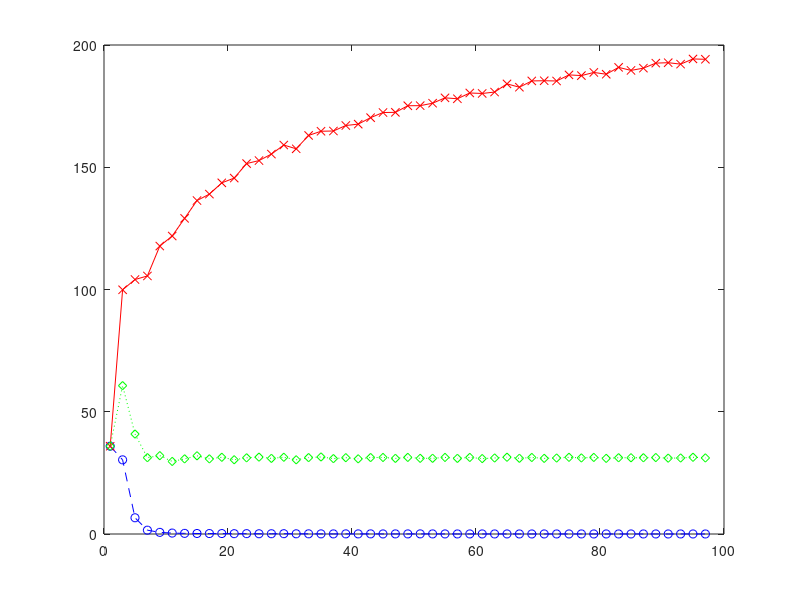

Write MATLAB code to recreate this figure.
x=[35.900000000000794 , 35.900000000000794 , 35.900000000000794 ; ...
30.3334328358209 , 99.89004975124435 , 60.66570480928711 ; ...
6.642885572139429 , 104.08388059701483 , 40.882567164179214 ; ...
1.5642786069650865 , 105.53980099502438 , 31.229481165600564 ; ...
0.6701492537313437 , 117.77044776119352 , 32.036362631288 ; ...
0.3817910447761232 , 121.87502487562143 , 29.67799185888742 ; ...
0.2598009950248779 , 129.09273631840716 , 30.731465748182178 ; ...
0.2101492537313449 , 136.38228855721226 , 31.977724709784315 ; ...
0.18646766169154408 , 139.01114427860614 , 30.72999122036879 ; ...
0.18766169154229015 , 143.62716417910363 , 31.378811207122215 ; ...
0.1336318407960209 , 145.57014925373002 , 30.366344468135598 ; ...
0.14358208955223994 , 151.51223880596962 , 31.157983993078066 ; ...
0.10318407960199077 , 152.72756218905286 , 31.443856716417887 ; ...
0.10895522388059799 , 155.38039800994906 , 30.925144647134733 ; ...
0.1270646766169166 , 159.08577114427666 , 31.38934294047006 ; ...
0.08358208955223935 , 157.5445771144257 , 30.346332851869537 ; ...
0.07522388059701533 , 163.0107462686558 , 31.24856927483799 ; ...
0.05402985074626893 , 164.72457711442635 , 31.512469083155693 ; ...
0.04318407960199019 , 164.82487562189016 , 30.83553045582898 ; ...
0.05621890547263713 , 167.07383084577017 , 31.214190585534013 ; ...
0.04616915422885584 , 167.63482587064547 , 30.746431258342216 ; ...
0.052537313432836144 , 170.28348258706342 , 31.27472174013641 ; ...
0.03263681592039804 , 172.3840796019896 , 31.304404643449452 ; ...
0.04238805970149264 , 172.4563184079586 , 30.928218482057733 ; ...
0.040099502487562354 , 175.1563184079595 , 31.334793380038754 ; ...
0.050945273631841065 , 175.1959203980088 , 30.948005072675937 ; ...
0.036119402985074746 , 176.18905472636794 , 30.957035576832915 ; ...
0.03402985074626875 , 178.3875621890539 , 31.319061058344584 ; ...
0.02049751243781092 , 178.0238805970132 , 30.924116260801394 ; ...
0.02895522388059706 , 180.37820895522356 , 31.318667678556263 ; ...
0.027164179104477687 , 180.17791044776087 , 30.83721882391329 ; ...
0.022686567164179085 , 180.75333333333242 , 31.09348337676686 ; ...
0.02875621890547269 , 184.0979104477617 , 31.399265212399555 ; ...
0.017412935323383068 , 182.73333333333332 , 30.961000965322636 ; ...
0.016119402985074596 , 185.31034825870708 , 31.29919821183944 ; ...
0.02378109452736317 , 185.38467661691513 , 30.936417910447716 ; ...
0.0169154228855721 , 185.28527363184136 , 31.07420023171812 ; ...
0.020796019900497488 , 187.77850746268683 , 31.36476019900479 ; ...
0.02407960199004976 , 187.48656716417761 , 31.112990889707177 ; ...
0.01880597014925368 , 188.77721393034818 , 31.32504943636254 ; ...
0.02159203980099499 , 188.0439800995017 , 30.936948590381434 ; ...
0.016517412935323356 , 190.85283582089554 , 31.192254390697112 ; ...
0.019800995024875576 , 189.61263681592075 , 31.186101258413814 ; ...
0.01582089552238802 , 190.53343283582214 , 31.186904557671536 ; ...
0.018507462686567125 , 192.58805970149248 , 31.265516239029576 ; ...
0.012338308457711427 , 192.76457711442782 , 31.023207041714453 ; ...
0.0161194029850746 , 192.17990049751242 , 31.08918846627082 ; ...
0.01800995024875618 , 194.29601990049832 , 31.37995496203203 ; ...
0.010447761194029839 , 194.15671641791084 , 31.114837154433943 ...
];

y=[0.01 ; ...
0.03 ; ...
0.05 ; ...
0.07 ; ...
0.09 ; ...
0.11 ; ...
0.13 ; ...
0.15 ; ...
0.17 ; ...
0.19 ; ...
0.21 ; ...
0.23 ; ...
0.25 ; ...
0.27 ; ...
0.29 ; ...
0.31 ; ...
0.33 ; ...
0.35 ; ...
0.37 ; ...
0.39 ; ...
0.41 ; ...
0.43 ; ...
0.45 ; ...
0.47 ; ...
0.49 ; ...
0.51 ; ...
0.53 ; ...
0.55 ; ...
0.57 ; ...
0.59 ; ...
0.61 ; ...
0.63 ; ...
0.65 ; ...
0.67 ; ...
0.69 ; ...
0.71 ; ...
0.73 ; ...
0.75 ; ...
0.77 ; ...
0.79 ; ...
0.81 ; ...
0.83 ; ...
0.85 ; ...
0.87 ; ...
0.89 ; ...
0.91 ; ...
0.93 ; ...
0.95 ; ...
0.97  ...
];
y=y*100;
plot(y,x(:,1),'b--o',y,x(:,2),'r-x',y,x(:,3),'g:d');

